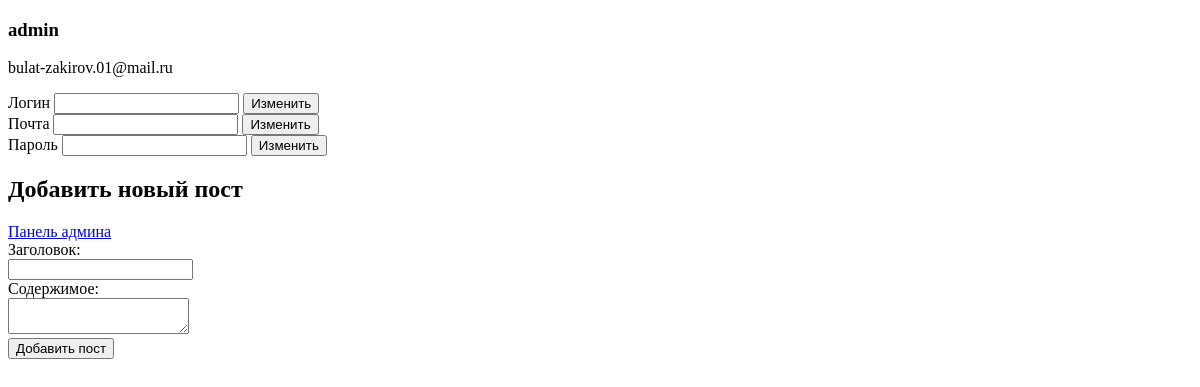
Before: / (signed in) with the older database file.
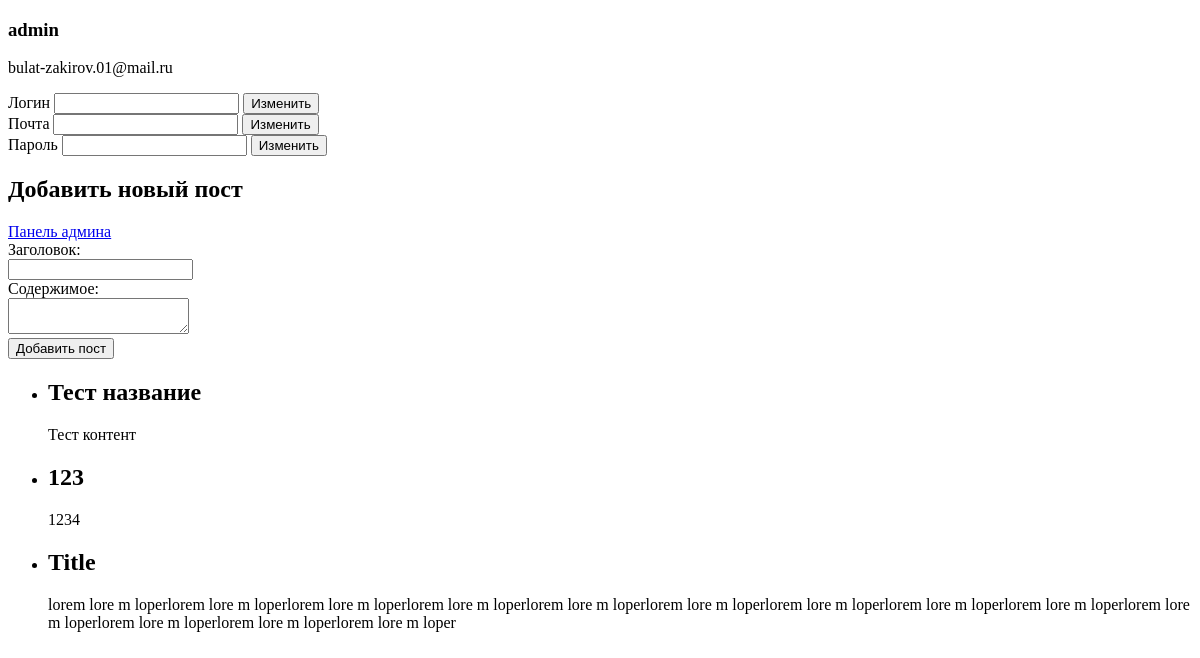
After: the same page with the newer database file.
### tables this page shows
CREATE TABLE users(
            id INTEGER PRIMARY KEY AUTOINCREMENT,
            name TEXT,
            email TEXT,
            password TEXT,
            isadmin INTEGER DEFAULT 0,
            verified  INTEGER DEFAULT 0
            );

CREATE TABLE posts(
            id INTEGER PRIMARY KEY AUTOINCREMENT,
            title TEXT,
            content TEXT
            );

### 27927/module5/main.py (the view)
@app.route('/')
def welcome():
    id = request.cookies.get('id')
    if id:
        posts = get_all_posts()
        user = get_user_by_id(id)
        return render_template('account.html', posts=posts, user=user)
    else:
        return render_template('index.html')

### 27927/module5/db.py (called while the page is built)
def get_all_posts():
    cur.execute('SELECT * FROM posts')
    result = cur.fetchall()
    return result

def get_user_by_id(id):
    cur.execute('SELECT * FROM users WHERE id=?', [id])
    return cur.fetchone()

### 27927/module5/templates/account.html (shortened to what this page needs)
<!DOCTYPE html>
<html lang="en">
<head>
</head>
<body>
    <main>
        <section>
            <div>
                <h3 class="current_name">{{user[1]}}</h3>
                <p class="current_email">{{user[2]}}</p>
            </div>
            <div>
                <div>
                    <label for="login">Логин</label>
                    <input type="text" id="login" name="login">
                    <button id="login_change" user_id="{{user[0]}}">Изменить</button>
                </div>
                <div>
                    <label for="email">Почта</label>
                    <input type="email" id="email" name="email">
                    <button id="email_change" user_id="{{user[0]}}">Изменить</button>
                </div>
                <div>
                    <label for="password">Пароль</label>
                    <input type="passwword" id="password" name="password">
                    <button id="password_change" user_id="{{user[0]}}">Изменить</button>
                </div>
            </div>
        </section>
        <section>
            <h1>Добавить новый пост</h1>
            <a href="{{ url_for('admin') }}">Панель админа</a>
            <form action="/add_post" method="POST">
                <label for="title">Заголовок:</label><br>
                <input type="text" id="title" name="title" required><br>
                <label for="content">Содержимое:</label><br>
                <textarea id="content" name="content" required></textarea><br>
                <input type="submit" value="Добавить пост">
            </form>
            <ul>
                {% for post in posts %}
                <li>
                    <h2>{{ post[1] }}</h2>
                    <p>{{ post[2] }}</p>
                </li>
                {% endfor %}
            </ul>
        </section>
    </main>
</body>
</html>

Changed rows visible on the page:
added posts: title "Тест название", content "Тест контент"
added posts: title "123", content "1234"
added posts: title "Title", content "lorem lore m loperlorem lore m loperlorem lore m loperlorem lore m loperlorem lore m loperlorem lore m loperlorem lore m loperlorem lore m loperlorem lore m loperlorem lore m loperlorem lore m loperlorem lore m loperlorem lore m loper"
